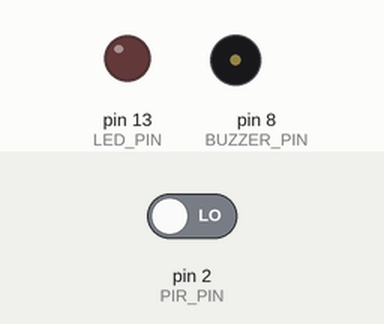
A sketch run on a simulated Arduino Uno, built with avr-gcc and run on an emulated ATmega328P. Parts: output pins drawn as LEDs (lit = HIGH), buzzer (waves = sounding). The inputs (shaded band) are chosen by the test bench; at power-on: pin 2 (PIR_PIN) LOW. What the sketch prints to the serial monitor is not drawn.

Above: at 1.2 s.
1.3 s: pin 2 (PIR_PIN) driven HIGH
At 2.1 s:
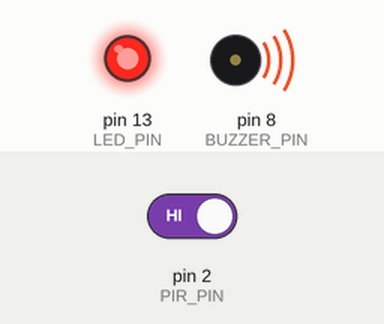
2.9 s: pin 2 (PIR_PIN) driven LOW
At 3.4 s:
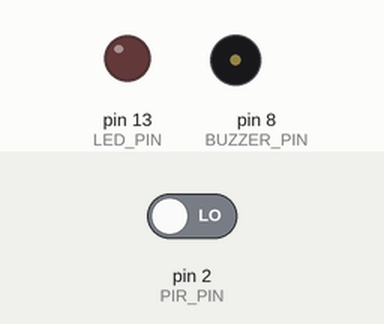
Timing chart, 0 to 5.9 s (numbered marks = the images above; inputs shaded):
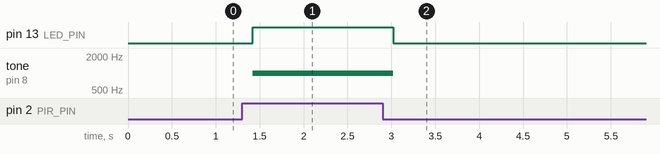

Measured:
- after the input at 1.3 s, pin 13 (LED_PIN): LOW → HIGH after 0.12 s; tone on pin 8 (BUZZER_PIN): silent → 1000 Hz after 0.12 s
- after the input at 2.9 s, pin 13 (LED_PIN): HIGH → LOW after 0.12 s; tone on pin 8 (BUZZER_PIN): 1000 Hz → silent after 0.12 s

The sketch:

sketch.ino
```cpp
const int PIR_PIN = 2;     // Chân đọc tín hiệu từ cảm biến PIR
const int LED_PIN = 13;    // Đèn LED báo hiệu
const int BUZZER_PIN = 8;  // Còi báo động

void setup() {
  pinMode(PIR_PIN, INPUT);
  pinMode(LED_PIN, OUTPUT);
  pinMode(BUZZER_PIN, OUTPUT);
  Serial.begin(9600);
  Serial.println("Đang khởi động cảm biến PIR...");
}

void loop() {
  int pirState = digitalRead(PIR_PIN);

  if (pirState == HIGH) {
    digitalWrite(LED_PIN, HIGH);
    tone(BUZZER_PIN, 1000); // Phát âm thanh 1000Hz
    Serial.println("--> Phát hiện chuyển động!");
  } else {
    digitalWrite(LED_PIN, LOW);
    noTone(BUZZER_PIN);
    Serial.println("An toàn - Không có chuyển động.");
  }

  delay(200);
}
```
